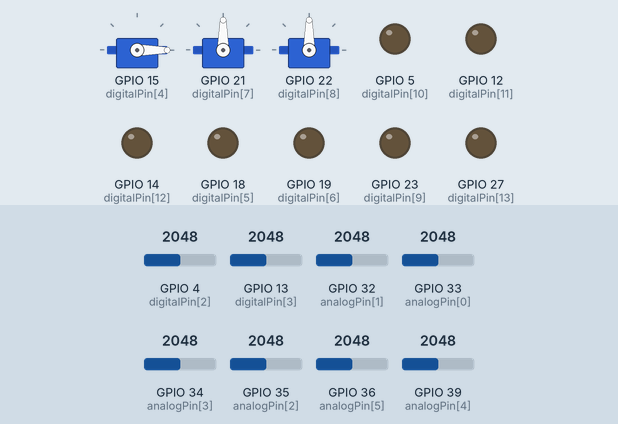
A sketch run on a simulated ESP32. On the bench: 3 × servo, output pins drawn as LEDs (lit = HIGH). The inputs (shaded band) are chosen by the test bench; at power-on: GPIO 33 (analogPin[0]) = 2048, GPIO 32 (analogPin[1]) = 2048, GPIO 35 (analogPin[2]) = 2048, GPIO 34 (analogPin[3]) = 2048, GPIO 36 (analogPin[5]) = 2048, GPIO 39 (analogPin[4]) = 2048, GPIO 4 (digitalPin[2]) = 2048, GPIO 13 (digitalPin[3]) = 2048. What the sketch prints to the serial monitor is not drawn.

Above: at 1.2 s.
1.3 s: GPIO 33 (analogPin[0]) set to 2866
3.0 s: GPIO 32 (analogPin[1]) set to 2866
4.6 s: GPIO 35 (analogPin[2]) set to 2866
6.1 s: GPIO 34 (analogPin[3]) set to 2866
7.6 s: GPIO 36 (analogPin[5]) set to 2866
9.2 s: GPIO 39 (analogPin[4]) set to 2866
Timing chart, 0 to 12.2 s (numbered marks = the images above; inputs shaded):
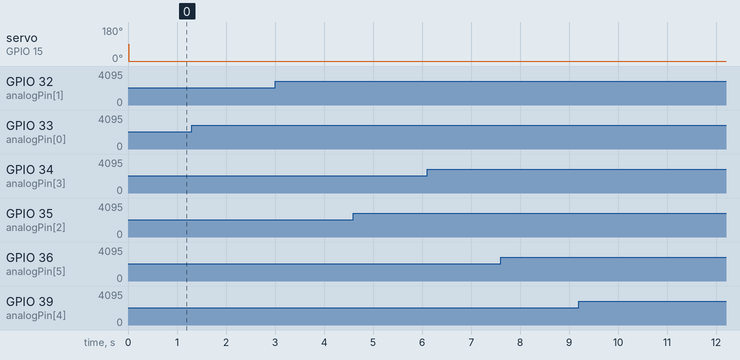

Measured:
- after the input at 1.3 s, every drawn part: stays the same
- after the input at 3.0 s, every drawn part: stays the same
- after the input at 4.6 s, every drawn part: stays the same
- after the input at 6.1 s, every drawn part: stays the same
- after the input at 7.6 s, every drawn part: stays the same
- after the input at 9.2 s, every drawn part: stays the same

The sketch:

S4A_Firmware_ESP32.ino
```cpp
#include <Arduino.h>
#include <ESP32Servo.h>

unsigned long lastDataReceivedTime = millis();
Servo servos[3];

int analogPin[6] = {
  33,  //PinArduino = A0 -> Analog0 OK
  32,  //PinArduino = A1 -> Analog1 OK
  35,  //PinArduino = A2 -> Analog2 OK
  34,  //PinArduino = A3 -> Analog3 OK
  39,  //PinArduino = A4 -> Analog4 OK
  36   //PinArduino = A5 -> Analog5 OK
};

int digitalPin[14] = {
  26,   //PinArduino = 0  -> Non usato
  25,   //PinArduino = 1  -> Non usato
  4,   //PinArduino = 2  -> Lettura digitale OK
  13,  //PinArduino = 3  -> Lettura digitale OK
  15,  //PinArduino = 4  -> Servomotore
  18,  //PinArduino = 5  -> PWM OK
  19,  //PinArduino = 6  -> PWM OK
  21,  //PinArduino = 7  -> Servomotore
  22,  //PinArduino = 8  -> Servomotore
  23,  //PinArduino = 9  -> PWM OK
  5,   //PinArduino = 10 -> Uscita digitale OK
  12,  //PinArduino = 11 -> Uscita digitale OK
  14,  //PinArduino = 12 -> Uscita digitale OK
  27   //PinArduino = 13 -> Uscita digitale OK
};

//Pin servomotore
int servoPin[3] = {
  digitalPin[4],
  digitalPin[7],
  digitalPin[8]
};
int extractPin(int pin) {
  for (int num = 0; num < 14; num++) {
    if (pin == digitalPin[num]) {
      return num;
    }
  }
}
int servoPinIndex[3] = {
  extractPin(digitalPin[4]),
  extractPin(digitalPin[7]),
  extractPin(digitalPin[8])
};

int statePin[14];  // Array per gli stati dei pin

void setup() {
  Serial.begin(38400);
  Serial.flush();
  resetPins();
  for (int i = 0; i < 3; i++) {
    servos[i].attach(servoPin[i]);
  }
}

void loop() {
  static unsigned long timerCheckUpdate = millis();
  if (millis() - timerCheckUpdate >= 20) {
    sendUpdateServomotors();
    sendSensorValues();
    timerCheckUpdate = millis();
  }
  readSerialPort();
}

void resetPins() {
  for (int a = 5; a < 14; a++) {
    pinMode(digitalPin[a], OUTPUT);
    if (digitalPin[a] == digitalPin[4] || digitalPin[a] == digitalPin[7] || digitalPin[a] == digitalPin[8]) {
      servo(digitalPin[a], 255);
      statePin[a] = 255;
    } else if(digitalPin[a] == digitalPin[2] || digitalPin[a] == digitalPin[3]){
      pinMode(digitalPin[a], INPUT);
    } else {
      digitalWrite(digitalPin[a], LOW);
      statePin[a] = 0;
    }
  }
}

void sendSensorValues() {
  unsigned int sensorValues[6], readings[5];
  for (int b = 0; b < 6; b++) {
    for (byte c = 0; c < 5; c++) {
      readings[c] = analogRead(analogPin[b]);
    }
    insertionSort(readings, 5);
    sensorValues[b] = readings[2];
  }
  for (int d = 0; d < 6; d++) {
    ScratchBoardSensorReport(d, sensorValues[d]);
  }
  if(analogRead(digitalPin[2]) > 4000){
    ScratchBoardSensorReport(6, 255);
  } else {
    ScratchBoardSensorReport(6, 0);
  }
  if(analogRead(digitalPin[3]) > 4000){
    ScratchBoardSensorReport(7, 255);
  } else {
    ScratchBoardSensorReport(7, 0);
  }
}

void insertionSort(unsigned int* array, unsigned int n) {
  for (int i = 1; i < n; i++)
    for (int j = i; (j > 0) && (array[j] < array[j - 1]); j--)
      swap(array, j, j - 1);
}

void swap(unsigned int* array, unsigned int a, unsigned int b) {
  unsigned int temp = array[a];
  array[a] = array[b];
  array[b] = temp;
}

void ScratchBoardSensorReport(byte sensor, int value) {
  Serial.write(B10000000 | ((sensor & B1111) << 3) | ((value >> 7) & B111));
  Serial.write(value & B1111111);
}

void readSerialPort() {
  byte pin;
  int newVal;
  static byte actuatorHighByte, actuatorLowByte;
  static byte readingSM = 0;
  if (Serial.available()) {
    if (readingSM == 0) {
      actuatorHighByte = Serial.read();
      if (actuatorHighByte >= 128) readingSM = 1;
    } else if (readingSM == 1) {
      actuatorLowByte = Serial.read();
      if (actuatorLowByte < 128) readingSM = 2;
      else readingSM = 0;
    }
    if (readingSM == 2) {
      lastDataReceivedTime = millis();
      pin = ((actuatorHighByte >> 3) & 0x0F);
      newVal = ((actuatorHighByte & 0x07) << 7) | (actuatorLowByte & 0x7F);
      if (statePin[pin] != newVal) {
        statePin[pin] = newVal;
        updateActuator(pin);
      }
      readingSM = 0;
    }
  } else checkScratchDisconnection();
}

void reset() {
  resetPins();
  sendSensorValues();
  lastDataReceivedTime = millis();
}

void updateActuator(byte pinNumber) {
  int pin = (int)pinNumber;
  if (digitalPin[pin] == digitalPin[13] || digitalPin[pin] == digitalPin[12] || digitalPin[pin] == digitalPin[11] || digitalPin[pin] == digitalPin[10]) {
    digitalWrite(digitalPin[pin], statePin[pin]);
  } else if (digitalPin[pin] == digitalPin[5] || digitalPin[pin] == digitalPin[6] || digitalPin[pin] == digitalPin[9]) {
    ledcAttach(digitalPin[pin], 5000, 8);
    ledcWrite(digitalPin[pin], statePin[pin]);
  }
}

void sendUpdateServomotors() {
  for (int f = 0; f < 3; f++) {
    servo(f, statePin[servoPinIndex[f]]);
  }
}


void servo(byte pinNumber, byte angle) {
  if (angle != 255) {
    servos[pinNumber].write(angle);  // Usa la libreria ESP32Servo
  }
}

void checkScratchDisconnection() {
  if (millis() - lastDataReceivedTime > 1000) reset();
}
```
